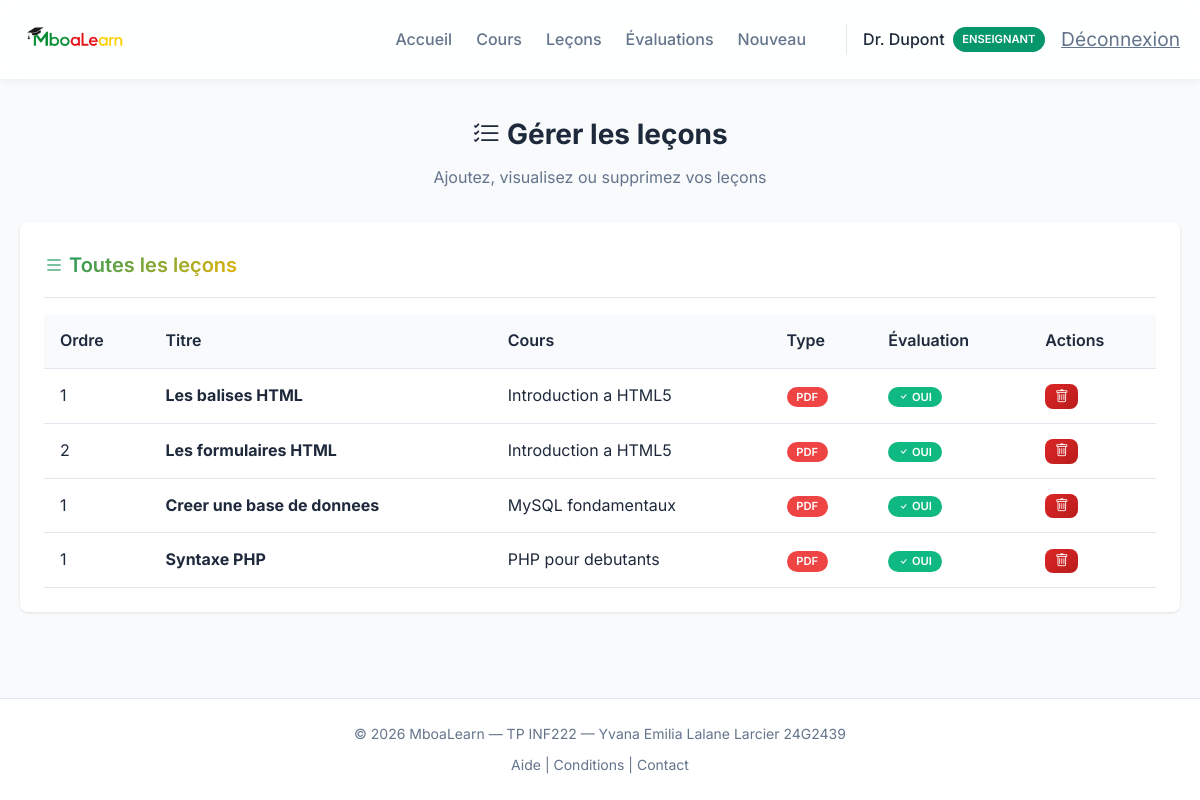
Page /enseignant/mes_lecons.php (signed in) on the committed database.
### tables this page shows
CREATE TABLE users (
    id INT AUTO_INCREMENT PRIMARY KEY,
    nom VARCHAR(100) NOT NULL,
    email VARCHAR(150) UNIQUE NOT NULL,
    password VARCHAR(255) NOT NULL,
    role ENUM('etudiant', 'enseignant', 'promoteur') DEFAULT 'etudiant',
    date_inscription TIMESTAMP DEFAULT CURRENT_TIMESTAMP
);

CREATE TABLE lecons (
    id INT AUTO_INCREMENT PRIMARY KEY,
    cours_id INT NOT NULL,
    titre VARCHAR(200) NOT NULL,
    contenu TEXT,
    type_contenu ENUM('pdf', 'video') NOT NULL,
    fichier VARCHAR(255) NOT NULL,
    duree_video INT DEFAULT 0,
    ordre INT DEFAULT 0,
    FOREIGN KEY (cours_id) REFERENCES cours(id) ON DELETE CASCADE
);

CREATE TABLE cours (
    id INT AUTO_INCREMENT PRIMARY KEY,
    titre VARCHAR(200) NOT NULL,
    description TEXT,
    module_id INT,
    enseignant_id INT,
    date_creation TIMESTAMP DEFAULT CURRENT_TIMESTAMP,
    FOREIGN KEY (module_id) REFERENCES modules(id) ON DELETE SET NULL,
    FOREIGN KEY (enseignant_id) REFERENCES users(id) ON DELETE SET NULL
);

### includes/auth.php (called while the page is built, shortened)
<?php
require_once __DIR__ . '/../config/database.php';
function is_logged_in() {
    return isset($_SESSION['user_id']);
}
function has_role($role) {
    return isset($_SESSION['user_role']) && $_SESSION['user_role'] === $role;
}
function get_user_info() {
    global $pdo;
    $stmt = $pdo->prepare("SELECT id, nom, email, role FROM users WHERE id = ?");
    $stmt->execute([$_SESSION['user_id']]);
    return $stmt->fetch();
}

### enseignant/mes_lecons.php (the view, shortened to what this page needs)
<?php
require_once '../config/database.php';
require_once '../includes/auth.php';
$enseignant_id = $_SESSION['user_id'];
$stmt = $pdo->prepare("
    SELECT l.*, c.titre as cours_titre,
           CASE WHEN e.id IS NOT NULL THEN 1 ELSE 0 END as a_evaluation
    FROM lecons l
    JOIN cours c ON l.cours_id = c.id
    LEFT JOIN evaluations e ON l.id = e.lecon_id
    WHERE c.enseignant_id = ?
    ORDER BY c.titre, l.ordre
");
$stmt->execute([$enseignant_id]);
$lecons = $stmt->fetchAll();
?>
<!DOCTYPE html>
<html lang="fr">
<head>
    <link rel="stylesheet" href="https://cdn.jsdelivr.net/npm/bootstrap-icons@1.11.3/font/bootstrap-icons.min.css">
    <link rel="stylesheet" href="../assets/css/style.css">
</head>
<body>
    <?php include '../includes/header.php'; ?>
    <div class="dashboard-header">
        <h1><i class="bi bi-list-check"></i> Gérer les leçons</h1>
        <p>Ajoutez, visualisez ou supprimez vos leçons</p>
    </div>
    <div class="card">
        <div class="card-header">
            <h2 class="card-title"><i class="bi bi-list"></i> Toutes les leçons</h2>
        </div>
        <?php if (empty($lecons)): ?>
            <p class="text-muted text-center" style="padding: 2rem;">Aucune leçon créée</p>
        <?php else: ?>
            <div class="table-responsive">
                <table>
                    <thead>
                        <tr>
                            <th>Ordre</th>
                            <th>Titre</th>
                            <th>Cours</th>
                            <th>Type</th>
                            <th>Évaluation</th>
                            <th>Actions</th>
                        </tr>
                    </thead>
                    <tbody>
                        <?php foreach ($lecons as $l): ?>
                            <tr>
                                <td><?php echo $l['ordre']; ?></td>
                                <td><strong><?php echo htmlspecialchars($l['titre']); ?></strong></td>
                                <td><?php echo htmlspecialchars($l['cours_titre']); ?></td>
                                <td>
                                    <span class="badge" style="background: <?php echo $l['type_contenu'] === 'video' ? '#8b5cf6' : '#ef4444'; ?>; color: white;">
                                        <?php echo strtoupper($l['type_contenu']); ?>
                                    </span>
                                </td>
                                <td>
                                    <?php if ($l['a_evaluation']): ?>
                                        <span class="badge" style="background: var(--success); color: white;"><i class="bi bi-check"></i> Oui</span>
                                    <?php else: ?>
                                        <span class="badge" style="background: var(--text-muted); color: white;">Non</span>
                                    <?php endif; ?>
                                </td>
                                <td>
                                    <div style="display: flex; gap: 0.5rem;">
                                        <form method="POST" action="" style="display: inline;"
                                              onsubmit="return confirm('Supprimer cette leçon ?');">
                                            <button type="submit" class="btn-danger" style="padding: 0.3rem 0.6rem; font-size: 0.85rem;">
                                                <i class="bi bi-trash"></i>
                                            </button>
                                        </form>
                                    </div>
                                </td>
                            </tr>
                        <?php endforeach; ?>
                    </tbody>
                </table>
            </div>
        <?php endif; ?>
    </div>
    <?php include '../includes/footer.php'; ?>
</body>
</html>

### includes/header.php (shortened to what this page needs)
<?php
$base_url = '/MboaLearn';
$user = get_user_info();
?>
<!DOCTYPE html>
<html lang="fr">
<head>
    <link rel="stylesheet" href="https://cdn.jsdelivr.net/npm/bootstrap-icons@1.11.3/font/bootstrap-icons.min.css">
    <link rel="stylesheet" href="<?php echo $base_url; ?>/assets/css/style.css?v=<?php echo time(); ?>">
</head>
<body>
    <nav class="navbar">
        <div class="nav-container">
            <a href="<?php echo $base_url; ?>/index.html" class="nav-brand">
                <img src="<?php echo $base_url; ?>/assets/images/mboalearn.png" alt="MboaLearn" class="nav-logo">
            </a>
            <?php if (is_logged_in()): ?>
            <div class="nav-menu">
                <a href="<?php echo $base_url; ?>/dashboard.php" class="nav-link">
                    Accueil
                </a>
                <?php if (has_role('enseignant')): ?>
                    <a href="<?php echo $base_url; ?>/enseignant/mes_cours.php" class="nav-link">
                        Cours
                    </a>
                    <a href="<?php echo $base_url; ?>/enseignant/mes_lecons.php" class="nav-link">
                        Leçons
                    </a>
                    <a href="<?php echo $base_url; ?>/enseignant/mes_evaluations.php" class="nav-link">
                        Évaluations
                    </a>
                    <a href="<?php echo $base_url; ?>/enseignant/ajouter_cours.php" class="nav-link">
                        Nouveau
                    </a>
                <?php endif; ?>
                <div class="nav-user">
                    <span class="user-info">
                        <?php echo $user['nom']; ?>
                        <span class="badge"><?php echo ucfirst($user['role']); ?></span>
                    </span>
                    <a href="<?php echo $base_url; ?>/logout.php" class="btn-logout">
                        Déconnexion
                    </a>
                </div>
            </div>
            <?php endif; ?>
        </div>
    </nav>
    <main class="main-content">
        <div class="container">

### assets/css/style.css (style rules this page uses)
:root { --primary: #059669; --primary-dark: #047857; --secondary: #64748b; --success: #10b981; --danger: #dc2626; --warning: #d97706; --accent: #eab308; --bg-light: #f8fafc; --bg-white: #ffffff; --text-dark: #1e293b; --text-muted: #64748b; --border: #e2e8f0; --shadow: 0 1px 3px rgba(0,0,0,0.1); --shadow-md: 0 4px 6px rgba(0,0,0,0.1); --radius: 8px; --transition: all 0.2s ease; }
* { margin: 0; padding: 0; box-sizing: border-box; }
body { font-family: 'Inter', -apple-system, BlinkMacSystemFont, sans-serif; background-color: var(--bg-light); color: var(--text-dark); line-height: 1.6; min-height: 100vh; display: flex; flex-direction: column; }
.container { max-width: 1200px; margin: 0 auto; padding: 0 20px; width: 100%; }
.navbar { background: rgba(255, 255, 255, 0.85); backdrop-filter: blur(12px); -webkit-backdrop-filter: blur(12px); border-bottom: 1px solid rgba(226, 232, 240, 0.5); padding: 0.75rem 0; position: sticky; top: 0; z-index: 100; box-shadow: 0 1px 8px rgba(0,0,0,0.06); }
.nav-container { max-width: 1200px; margin: 0 auto; padding: 0 20px; display: flex; align-items: center; justify-content: space-between; }
.nav-brand { font-size: 1.25rem; font-weight: 700; color: var(--primary); text-decoration: none; display: flex; align-items: center; gap: 0.5rem; }
.nav-logo { height: 55px; width: auto; }
.nav-menu { display: flex; align-items: center; gap: 1.5rem; }
.nav-link { color: var(--text-muted); text-decoration: none; font-weight: 500; display: flex; align-items: center; gap: 0.5rem; transition: var(--transition); }
.nav-user { display: flex; align-items: center; gap: 1rem; margin-left: 1rem; padding-left: 1rem; border-left: 1px solid var(--border); }
.user-info { display: flex; align-items: center; gap: 0.5rem; font-weight: 500; }
.badge { background: var(--primary); color: white; padding: 0.2rem 0.6rem; border-radius: 20px; font-size: 0.7rem; font-weight: 600; text-transform: uppercase; }
.btn-logout { color: var(--text-muted); font-size: 1.2rem; transition: var(--transition); }
.btn-danger { background: linear-gradient(135deg, var(--danger) 0%, #b91c1c 100%); color: white; padding: 0.6rem 1.2rem; border-radius: var(--radius); text-decoration: none; font-weight: 500; display: inline-flex; align-items: center; gap: 0.5rem; border: none; cursor: pointer; transition: var(--transition); }
.main-content { flex: 1; padding: 2rem 0; }
.container { display: flex; flex-direction: column; align-items: center; }
.card { background: var(--bg-white); border-radius: var(--radius); box-shadow: var(--shadow); padding: 1.5rem; margin-bottom: 1.5rem; transition: var(--transition); width: 100%; border-top: 3px solid transparent; }
.card-header { display: flex; justify-content: space-between; align-items: center; margin-bottom: 1rem; padding-bottom: 1rem; border-bottom: 1px solid var(--border); }
.card-header .card-title { background: linear-gradient(135deg, var(--primary), var(--accent)); -webkit-background-clip: text; -webkit-text-fill-color: transparent; background-clip: text; }
.card-title { font-size: 1.25rem; font-weight: 600; color: var(--text-dark); }
.dashboard-header { margin-bottom: 2rem; text-align: center; width: 100%; }
.dashboard-header h1 { font-size: 1.75rem; font-weight: 700; margin-bottom: 0.5rem; }
.dashboard-header p { color: var(--text-muted); }
.table-responsive { overflow-x: auto; }
table { width: 100%; border-collapse: collapse; }
th, td { padding: 0.875rem 1rem; text-align: left; border-bottom: 1px solid var(--border); }
th { font-weight: 600; color: var(--text-dark); background: var(--bg-light); }

### rows in the picture
users: nom "Dr. Dupont", role "ENSEIGNANT"
lecons: ordre "1", titre "Les balises HTML", cours.titre "Introduction a HTML5", type_contenu "PDF"
lecons: ordre "2", titre "Les formulaires HTML", cours.titre "Introduction a HTML5", type_contenu "PDF"
lecons: ordre "1", titre "Creer une base de donnees", cours.titre "MySQL fondamentaux", type_contenu "PDF"
lecons: ordre "1", titre "Syntaxe PHP", cours.titre "PHP pour debutants", type_contenu "PDF"
